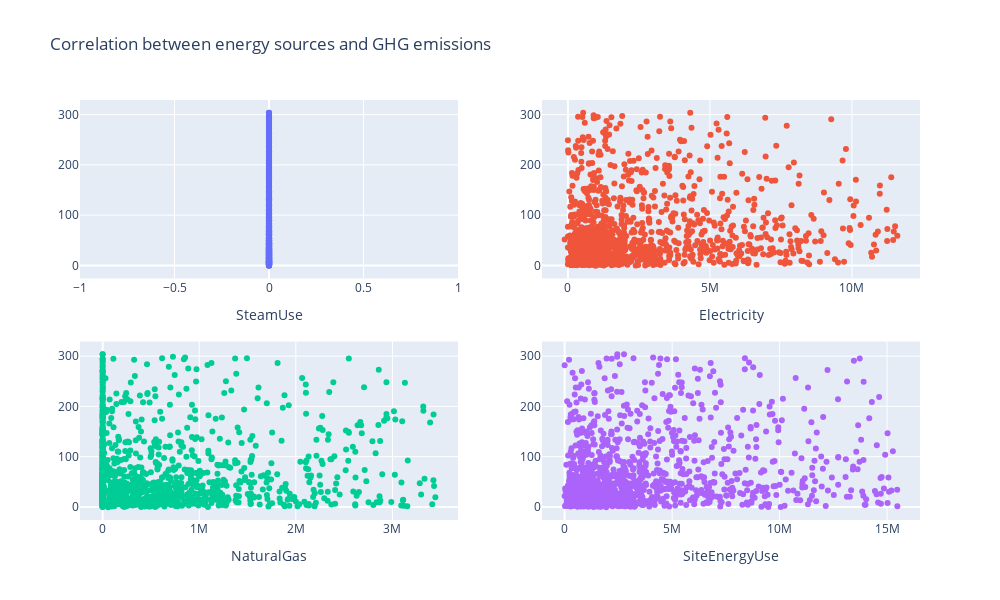

The notebook cell saved with this chart:
### Code cell
energy_vars = ['SteamUse(kBtu)', 'Electricity(kBtu)', 'NaturalGas(kBtu)', 'SiteEnergyUse(kBtu)']
fig = make_subplots(rows=2, cols=2)

for i, var in enumerate(energy_vars):
    row = (i//2)+1
    col=(i%2)+1
    
    fig.add_trace(go.Scatter(x=filter_out_outliers(df, var)[var], y=filter_out_outliers(df, 'TotalGHGEmissions')['TotalGHGEmissions'], mode='markers'), row=row, col=col)
    fig.update_xaxes(title_text=var[:-6], row=row, col=col)

fig.update_layout(height=600, width= 1000, showlegend=False, title='Correlation between energy sources and GHG emissions')
fig.show()

### Figure 1 — Plotly figure (JSON) as saved in the notebook; plotly's stock layout.template omitted (floating-point values rounded to 4 significant figures; data arrays with more than 128 entries replaced by an {"elided": "..."} marker saying what was removed)
{"data": [{"mode": "markers", "type": "scatter", "x": {"elided": "1356 int values"}, "xaxis": "x", "y": {"elided": "1290 float values"}, "yaxis": "y"}, {"mode": "markers", "type": "scatter", "x": {"elided": "1288 int values"}, "xaxis": "x2", "y": {"elided": "1290 float values"}, "yaxis": "y2"}, {"mode": "markers", "type": "scatter", "x": {"elided": "1289 int values"}, "xaxis": "x3", "y": {"elided": "1290 float values"}, "yaxis": "y3"}, {"mode": "markers", "type": "scatter", "x": {"elided": "1288 float values"}, "xaxis": "x4", "y": {"elided": "1290 float values"}, "yaxis": "y4"}], "layout": {"height": 600, "showlegend": false, "title": {"text": "Correlation between energy sources and GHG emissions"}, "width": 1000, "xaxis": {"anchor": "y", "autorange": true, "domain": [0, 0.45], "range": [-1, 1], "title": {"text": "SteamUse"}, "type": "linear"}, "xaxis2": {"anchor": "y2", "autorange": true, "domain": [0.55, 1], "range": [-913000.0, 12400000.0], "title": {"text": "Electricity"}, "type": "linear"}, "xaxis3": {"anchor": "y3", "autorange": true, "domain": [0, 0.45], "range": [-234500.0, 3679000.0], "title": {"text": "NaturalGas"}, "type": "linear"}, "xaxis4": {"anchor": "y4", "autorange": true, "domain": [0.55, 1], "range": [-1054000.0, 16530000.0], "title": {"text": "SiteEnergyUse"}, "type": "linear"}, "yaxis": {"anchor": "x", "autorange": true, "domain": [0.575, 1], "range": [-26.01, 329.0], "type": "linear"}, "yaxis2": {"anchor": "x2", "autorange": true, "domain": [0.575, 1], "range": [-26.01, 329.0], "type": "linear"}, "yaxis3": {"anchor": "x3", "autorange": true, "domain": [0, 0.425], "range": [-26.01, 329.0], "type": "linear"}, "yaxis4": {"anchor": "x4", "autorange": true, "domain": [0, 0.425], "range": [-26.01, 329.0], "type": "linear"}}}
